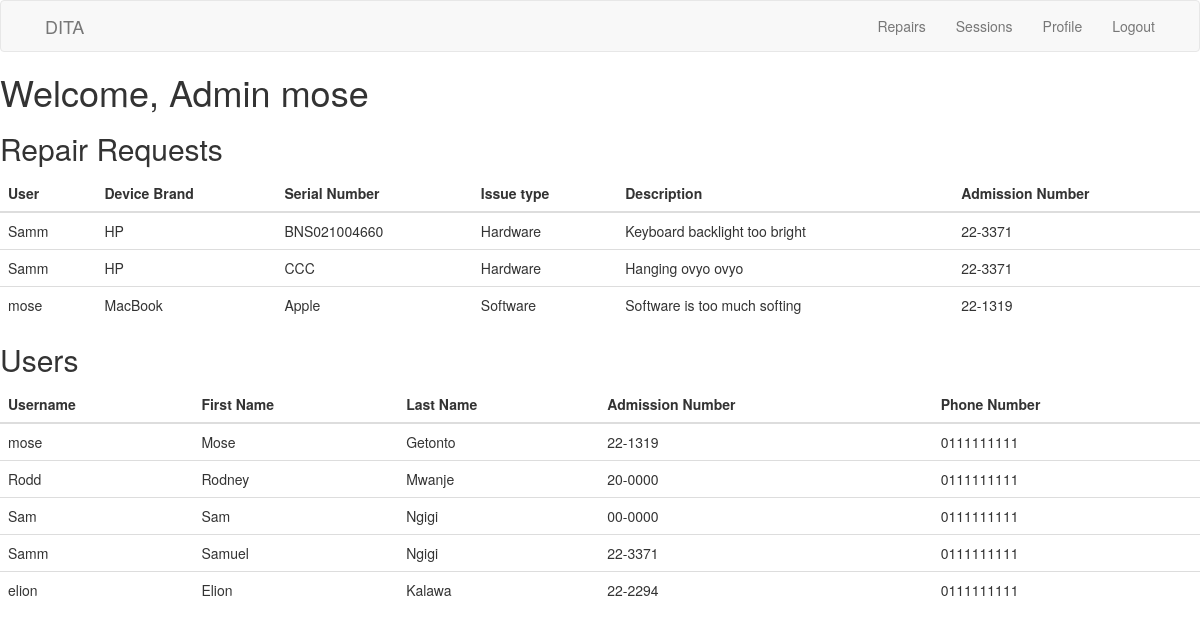
The app's page /admin/dashboard (signed in) with its own data.
### app/models.py (models this page shows, shortened)
class User(UserMixin, db.Model):
    id = db.Column(db.Integer, primary_key=True)
    firstname = db.Column(db.String(64))
    lastname = db.Column(db.String(64))
    username = db.Column(db.String(64), unique=True)
    admission_number = db.Column(db.String(32))
    email = db.Column(db.String(120), unique=True)
    phone_number = db.Column(db.String(20))
    password = db.Column(db.String(128))
    password_hash = db.Column(db.String(128))
    last_seen = db.Column(db.DateTime, default=datetime.utcnow)

class Repair(db.Model):
    id = db.Column(db.Integer, primary_key=True)
    device_brand = db.Column(db.String(128))
    serial_no = db.Column(db.String(64), index=True)
    issue_type = db.Column(db.String(20))
    description = db.Column(db.Text)
    user_id = db.Column(db.String(7), db.ForeignKey('user.id'))
    repair_date = db.Column(db.DateTime, default=datetime.utcnow)

### app/routes.py (the view)
@app.route('/admin/dashboard', methods=['GET', 'POST'])
@login_required
def admin_dashboard():
    users = User.query.all()
    repairs = db.session.query(Repair, User).join(User).all()
    admins = Admin.query.all()
    return render_template('admin_dashboard.html', title='Admin Sign In', repairs=repairs, users=users, admins=admins)

### app/routes.py (called while the page is built)
@login_manager.user_loader
def load_user(user_id):
    return User.query.get(int(user_id))

@app.before_request
def before_request():
    if current_user.is_authenticated:
        current_user.last_seen = datetime.utcnow()
        db.session.commit()

### app/templates/admin_dashboard.html
{% extends "base.html" %}
{% block app_content %}
<h1>Welcome, Admin {{ current_user.username }}</h1>
<h2>Repair Requests</h2>
<table class="table table-hover">
	<thead>
		<tr>
			<th>User</th>
			<th>Device Brand</th>
			<th>Serial Number</th>
			<th>Issue type</th>
			<th>Description</th>
			<th>Admission Number</th>
		</tr>
	</thead>
	<tbody>
		{% for repair, user in repairs %}
		<tr>
			<td> {{ user.username }}</td>
			<td> {{ repair.device_brand }}</td>
			<td> {{ repair.serial_no }}</td>
			<td> {{ repair.issue_type }}</td>
			<td> {{ repair.description }}</td>
			<td> {{ user.admission_number }}</td>
		</tr>
		{% endfor %}
	</tbody>
</table>
<h2>Users</h2>
<table class="table table-hover">
	<thead>
		<tr>
			<th>Username</th>
			<th>First Name</th>
			<th>Last Name</th>
			<th>Admission Number</th>
			<th>Phone Number</th>
		</tr>
	</thead>
	<tbody>
		{% for user in users %}
		<tr>
			<td>{{ user.username }}</td>
			<td>{{ user.firstname }}</td>
			<td>{{ user.lastname }}</td>
			<td>{{ user.admission_number }}</td>
			<td>{{ user.phone_number }}</td>
		</tr>
		{% endfor %}
	</tbody>
</table>
{% endblock %}

### records on screen
User: username "mose", firstname "Mose", lastname "Getonto", admission_number "22-1319", phone_number "0111111111"
Repair: username "Samm", device_brand "HP", serial_no "BNS021004660", issue_type "Hardware", description "Keyboard backlight too bright", admission_number "22-3371"
Repair: username "Samm", device_brand "HP", serial_no "CCC", issue_type "Hardware", description "Hanging ovyo ovyo", admission_number "22-3371"
Repair: username "mose", device_brand "MacBook", serial_no "Apple", issue_type "Software", description "Software is too much softing", admission_number "22-1319"
User: username "Rodd", firstname "Rodney", lastname "Mwanje", admission_number "20-0000", phone_number "0111111111"
User: username "Sam", firstname "Sam", lastname "Ngigi", admission_number "00-0000", phone_number "0111111111"
User: username "Samm", firstname "Samuel", lastname "Ngigi", admission_number "22-3371", phone_number "0111111111"
User: username "elion", firstname "Elion", lastname "Kalawa", admission_number "22-2294", phone_number "0111111111"
